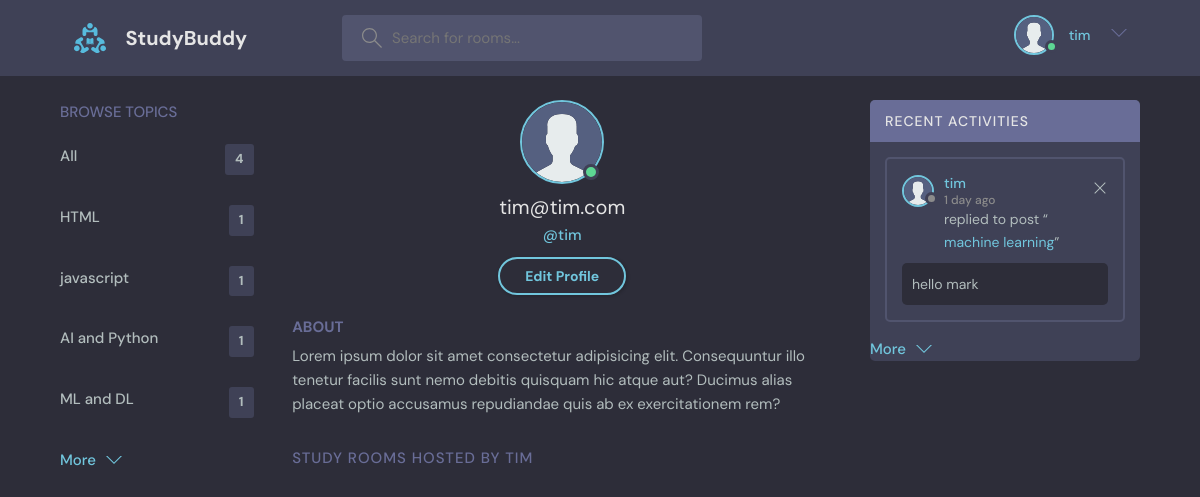
Screenshot of /userProfile/2/ (signed in) with the database file from the repository.
### base/models.py (models this page shows, shortened)
class User(AbstractUser):
    name=models.CharField(max_length=200,null=True)
    email=models.EmailField(unique=True,null=True)
    bio=models.TextField(null=True)
    avatar=models.ImageField(null=True,default='avatar.svg')
    USERNAME_FIELD='email'
    REQUIRED_FIELDS=[]

class Topic(models.Model):
    name=models.CharField(max_length=200)

class Message(models.Model):
    room=models.ForeignKey(Room,on_delete=models.CASCADE)
    body=models.TextField()
    user=models.ForeignKey(User,on_delete=models.CASCADE)
    updated=models.DateTimeField(auto_now=True)
    created=models.DateTimeField(auto_now_add=True)

class Room(models.Model):
    host=models.ForeignKey(User,on_delete=models.SET_NULL,null=True)
    name=models.CharField(max_length=200)
    topic=models.ForeignKey(Topic,on_delete=models.SET_NULL,null=True)
    participants=models.ManyToManyField(User,related_name='participants',blank=True)
    description=models.TextField(null=True,blank=True)
    updated=models.DateTimeField(auto_now=True)
    created=models.DateTimeField(auto_now_add=True)
    class Meta:
        ordering=['-updated','-created']

### base/views.py (the view)
# urls.py: path('userProfile/<str:pk>/',views.userProfile,name='userprofile'),
def userProfile(request,pk):
    user=User.objects.get(id=pk)
    rooms=user.room_set.all()
    room_messages=user.message_set.all()
    topics=Topic.objects.all()
    context={'user':user,'rooms':rooms,'room_messages':room_messages,'topics':topics}
    return render(request,'base/profile.html',context)

### base/templates/base/profile.html (shortened to what this page needs)
{% extends "main.html" %}
{% block content  %}
{% load static %}
  <main class="profile-page layout layout--3">
    <div class="container">
      <div class="topics">
        {%include 'base/topics_component.html'%}
      </div>
      <div class="roomList">
        <div class="profile">
          <div class="profile__avatar">
            <div class="avatar avatar--large active">
              <img src="{{user.avatar.url}}" />
            </div>
          </div>
          <div class="profile__info">
            <h3>{{user}}</h3>
            <p>@{{user.username}}</p>
            {% if request.user == user %}
            <a href="{% url 'update-profile' user.id %}" class="btn btn--main btn--pill">Edit Profile</a>{% endif %}
          </div>
          <div class="profile__about">
            <h3>About</h3>
            <p>
              Lorem ipsum dolor sit amet consectetur adipisicing elit. Consequuntur illo tenetur
              facilis sunt nemo debitis quisquam hic atque aut? Ducimus alias placeat optio
              accusamus repudiandae quis ab ex exercitationem rem?
            </p>
          </div>
        </div>
        <div class="roomList__header">
          <div>
            <h2>Study Rooms Hosted by {{user.username}}</a>
            </h2>
          </div>
        </div>
      </div>
      <div class="activities">
        <div class="activities__header">
          <h2>Recent Activities</h2>
        </div>
    {%include 'base/activity_component.html'%}
      </div>
    </div>
  </main>
</html>
{% endblock content %}

### templates/navbar.html (shortened to what this page needs)
{% load static %}
<header class="header header--loggedIn">
      <div class="container">
        <a href="{%url 'home'%}" class="header__logo">
          <img src="{%static 'images/logo.svg'%}" />
          <h1>StudyBuddy</h1>
        </a>
        <form class="header__search" method="GET" action="{% url 'home'%}">
          <label>
            <input placeholder="Search for rooms..." name="q" />
          </label>
        </form>
        <nav class="header__menu">
    {% if request.user.is_authenticated %}
          <div class="header__user">
            <a href="{% url 'userprofile' request.user.id %}">
              <div class="avatar avatar--medium active">
                <img src="{{request.user.avatar.url}}" />
              </div>
              <p><span>{{request.user.username}}</span></p>
            </a>
            <button class="dropdown-button">
              <svg version="1.1" xmlns="http://www.w3.org/2000/svg" width="32" height="32" viewBox="0 0 32 32">
                <title>chevron-down</title>
                <path d="M16 21l-13-13h-3l16 16 16-16h-3l-13 13z"></path>
              </svg>
            </button>
          </div>
          {% else %}
          <a href="{%url 'login'%}">
           <img src="{%static 'images/avatar.svg'%}" alt="image">
           <p>Login</p></a>
          {% endif %}
        </nav>
    </div>
</header>

### base/templates/base/topics_component.html
<div class="topics">
          <div class="topics__header">
            <h2>Browse Topics</h2>
          </div>
          <ul class="topics__list">
            <li><a href="{% url 'home' %}">All <span>{{topics.count}}</span></a> </li>
        {% for topic in topics%}
        <li>
            <a href="{% url 'home' %}?q={{topic.name}}">{{topic.name}} <span>{{topic.room_set.all.count}}</span></a>
        </li>
        {% endfor%}
          </ul>
          <a class="btn btn--link" href="{%url 'topics'%}">
            More
            <svg version="1.1" xmlns="http://www.w3.org/2000/svg" width="32" height="32" viewBox="0 0 32 32">
              <title>chevron-down</title>
              <path d="M16 21l-13-13h-3l16 16 16-16h-3l-13 13z"></path>
            </svg>
          </a>
        </div>

### base/templates/base/activity_component.html (shortened to what this page needs)
{%for message in room_messages%}
<div class="activities__box">
            <div class="activities__boxHeader roomListRoom__header">
              <a href="{%url 'userprofile' message.user.id %}" class="roomListRoom__author">
                <div class="avatar avatar--small">
                  <img src="{{message.user.avatar.url}}" />
                </div>
                <p>
                  {{message.user.username}}
                 <span>{{message.created|timesince}} ago</span>
                </p>
              </a>
              <div class="roomListRoom__actions">
                {% if request.user == message.user %}
                <a href="{% url 'deleteMessage' message.id %}">
                  <svg version="1.1" xmlns="http://www.w3.org/2000/svg" width="32" height="32" viewBox="0 0 32 32">
                    <title>remove</title>
                    <path
                      d="M27.314 6.019l-1.333-1.333-9.98 9.981-9.981-9.981-1.333 1.333 9.981 9.981-9.981 9.98 1.333 1.333 9.981-9.98 9.98 9.98 1.333-1.333-9.98-9.98 9.98-9.981z"
                    ></path>
                  </svg>
                </a>{% endif %}
              </div>
            </div>
            <div class="activities__boxContent">
              <p>replied to post “<a href="{%url 'room' message.room.id %}">{{message.room.name}}</a>”</p>
              <div class="activities__boxRoomContent">
                {{message.body}}
              </div>
            </div>
          </div>
          {% endfor %}
          <a class="btn btn--link" href="{%url 'activities'%}">
            More
            <svg version="1.1" xmlns="http://www.w3.org/2000/svg" width="32" height="32" viewBox="0 0 32 32">
              <title>chevron-down</title>
              <path d="M16 21l-13-13h-3l16 16 16-16h-3l-13 13z"></path>
            </svg>
          </a>

### rows the page displays
User: user.avatar (placeholder picture), user.username "tim", avatar (placeholder picture), email "tim@tim.com", username "tim", username "TIM"
Topic: name "HTML", room_set.all.count "1"
Topic: name "javascript", room_set.all.count "1"
Topic: name "AI and Python", room_set.all.count "1"
Topic: name "ML and DL", room_set.all.count "1"
Message: user.avatar (placeholder picture), user.username "tim", created "1 day", room.name "machine learning", body "hello mark"

### other values shown
{{ topics.count }} "4"
